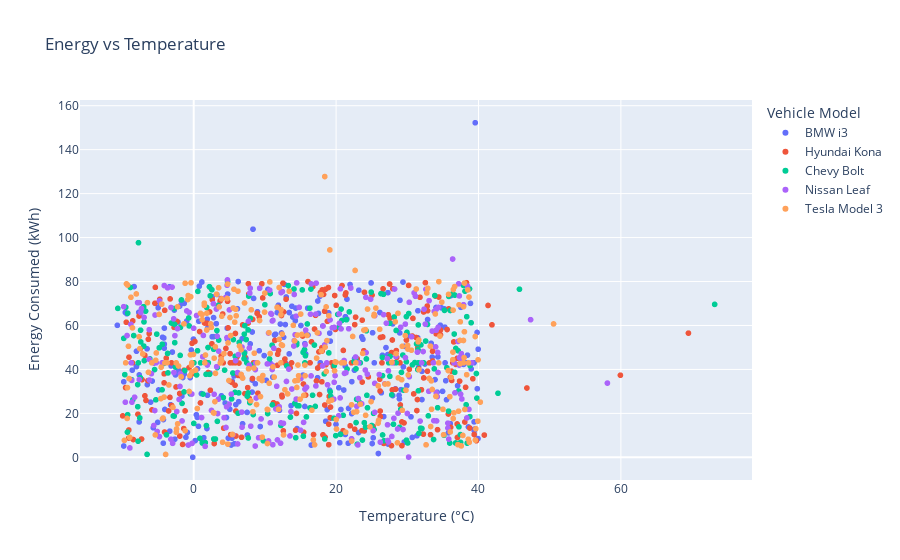

Notebook source saved alongside this figure:
### Code cell
fig4 = px.scatter(df, x="Temperature (°C)", y="Energy Consumed (kWh)",
                  color="Vehicle Model", title="Energy vs Temperature")
fig4.show()

### Figure 1 — Plotly figure (JSON) as saved in the notebook; plotly's stock layout.template omitted (floating-point values rounded to 4 significant figures; data arrays with more than 128 entries replaced by an {"elided": "..."} marker saying what was removed)
{"data": [{"hovertemplate": "Vehicle Model=BMW i3<br>Temperature (°C)=%{x}<br>Energy Consumed (kWh)=%{y}<extra></extra>", "legendgroup": "BMW i3", "marker": {"color": "#636efa", "symbol": "circle"}, "mode": "markers", "name": "BMW i3", "showlegend": true, "type": "scattergl", "x": {"elided": "258 float values"}, "xaxis": "x", "y": {"elided": "258 float values"}, "yaxis": "y"}, {"hovertemplate": "Vehicle Model=Hyundai Kona<br>Temperature (°C)=%{x}<br>Energy Consumed (kWh)=%{y}<extra></extra>", "legendgroup": "Hyundai Kona", "marker": {"color": "#EF553B", "symbol": "circle"}, "mode": "markers", "name": "Hyundai Kona", "showlegend": true, "type": "scattergl", "x": {"elided": "266 float values"}, "xaxis": "x", "y": {"elided": "266 float values"}, "yaxis": "y"}, {"hovertemplate": "Vehicle Model=Chevy Bolt<br>Temperature (°C)=%{x}<br>Energy Consumed (kWh)=%{y}<extra></extra>", "legendgroup": "Chevy Bolt", "marker": {"color": "#00cc96", "symbol": "circle"}, "mode": "markers", "name": "Chevy Bolt", "showlegend": true, "type": "scattergl", "x": {"elided": "256 float values"}, "xaxis": "x", "y": {"elided": "256 float values"}, "yaxis": "y"}, {"hovertemplate": "Vehicle Model=Nissan Leaf<br>Temperature (°C)=%{x}<br>Energy Consumed (kWh)=%{y}<extra></extra>", "legendgroup": "Nissan Leaf", "marker": {"color": "#ab63fa", "symbol": "circle"}, "mode": "markers", "name": "Nissan Leaf", "showlegend": true, "type": "scattergl", "x": {"elided": "260 float values"}, "xaxis": "x", "y": {"elided": "260 float values"}, "yaxis": "y"}, {"hovertemplate": "Vehicle Model=Tesla Model 3<br>Temperature (°C)=%{x}<br>Energy Consumed (kWh)=%{y}<extra></extra>", "legendgroup": "Tesla Model 3", "marker": {"color": "#FFA15A", "symbol": "circle"}, "mode": "markers", "name": "Tesla Model 3", "showlegend": true, "type": "scattergl", "x": {"elided": "280 float values"}, "xaxis": "x", "y": {"elided": "280 float values"}, "yaxis": "y"}], "layout": {"legend": {"title": {"text": "Vehicle Model"}, "tracegroupgap": 0}, "title": {"text": "Energy vs Temperature"}, "xaxis": {"anchor": "y", "domain": [0, 1], "title": {"text": "Temperature (°C)"}}, "yaxis": {"anchor": "x", "domain": [0, 1], "title": {"text": "Energy Consumed (kWh)"}}}}
